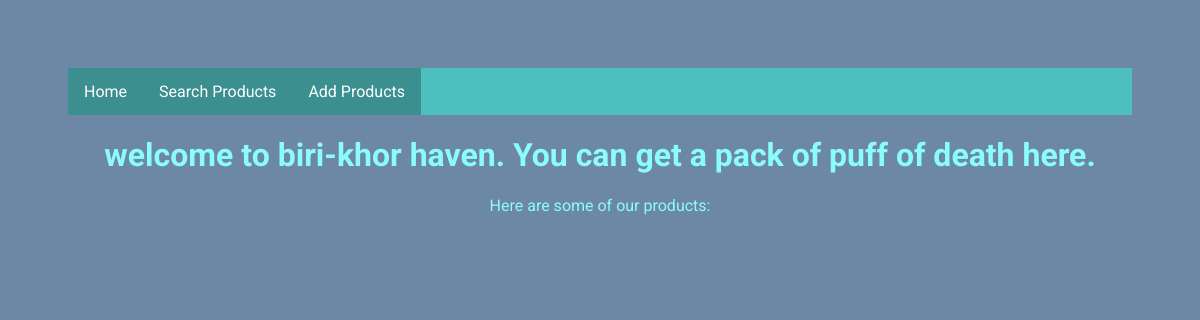
/fags_home/, run on an earlier commit of the app's database.
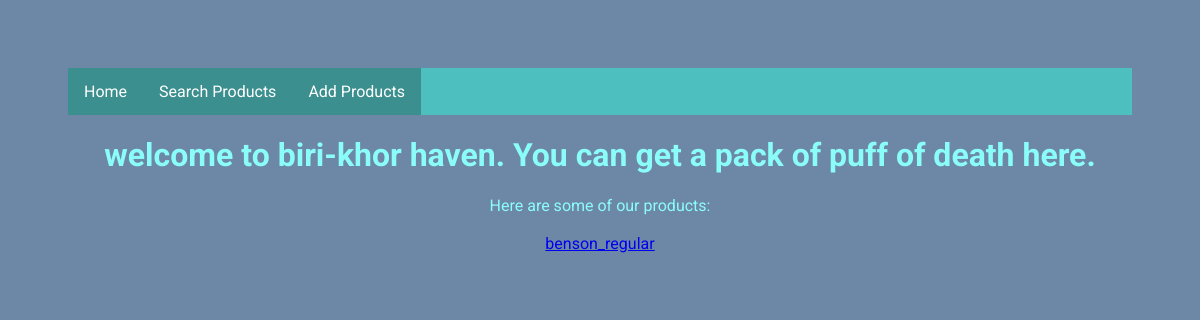
And on a later commit of the database.
### tools/models.py (models this page shows)
class Fags(models.Model):
    fag = models.CharField(max_length = 100,default='Cigarette')
    price = models.IntegerField(default=0)
    switch = models.BooleanField(default=False)
    def __str__(self):
        return self.fag

### tools/views.py (the view)
# urls.py: path("fags_home/", views.fags_home, name = "fags_home"),
def fags_home(response):
    all_fags = Fags.objects.all()
    print(all_fags)
    length = len(all_fags)
    return render(response, "tools/fags_home.html", {"fags":all_fags, "len": length})

### tools/templates/tools/fags_home.html (shortened to what this page needs)
{% extends "tools/base.html" %}
{% block page-welcome%}
    welcome to biri-khor haven. You can get a pack of puff of death here.
{% endblock  %}
{% block page-data %}
    Here are some of our products:
    <br>
    <br>
    {% for fag in fags %}
    <a href="http://127.0.0.1:8000/fags/{{fag}}/" >{{fag}} </a>
        <br>
    {% endfor %}
{% endblock  %}

### tools/templates/tools/base.html (shortened to what this page needs)
<!DOCTYPE html>
<html>
    <head>
        <link rel="stylesheet" href="">
    </head>
    <body>
        <ul>
            <li><a href="http://127.0.0.1:8000/fags_home/">Home</a></li>
            <li><a href="http://127.0.0.1:8000/fags_search/">Search Products</a></li>
            <li><a href="http://127.0.0.1:8000/fags_add/">Add Products</a></li>
          </ul>
        <div id = "page-welcome">
            <h1>
                {% block page-welcome %}{% endblock%}
            </h1>
        </div>
        <p>
            {% block page-data %}{% endblock  %}
        </p>
    </body>
</html>

### tools/templates/tools/base.html (style rules this page uses)
html { background-color: #6d88a7; }
body { font-family: Roboto, Arial, sans-serif; text-align: center; font-size: 1em; padding: 60px; }
h1,p { color: #8bfdf9; }
ul { list-style-type: none; margin: 0; padding: 0; overflow: hidden; background-color: #4dbfbf; }
li { float: left; }
li a { display: block; color: white; text-align: center; padding: 14px 16px; text-decoration: none; }
li a:link { background-color: #3b8f8f; }

What changed in the data, as far as the page shows it:
added Fags: fag "benson_regular"
